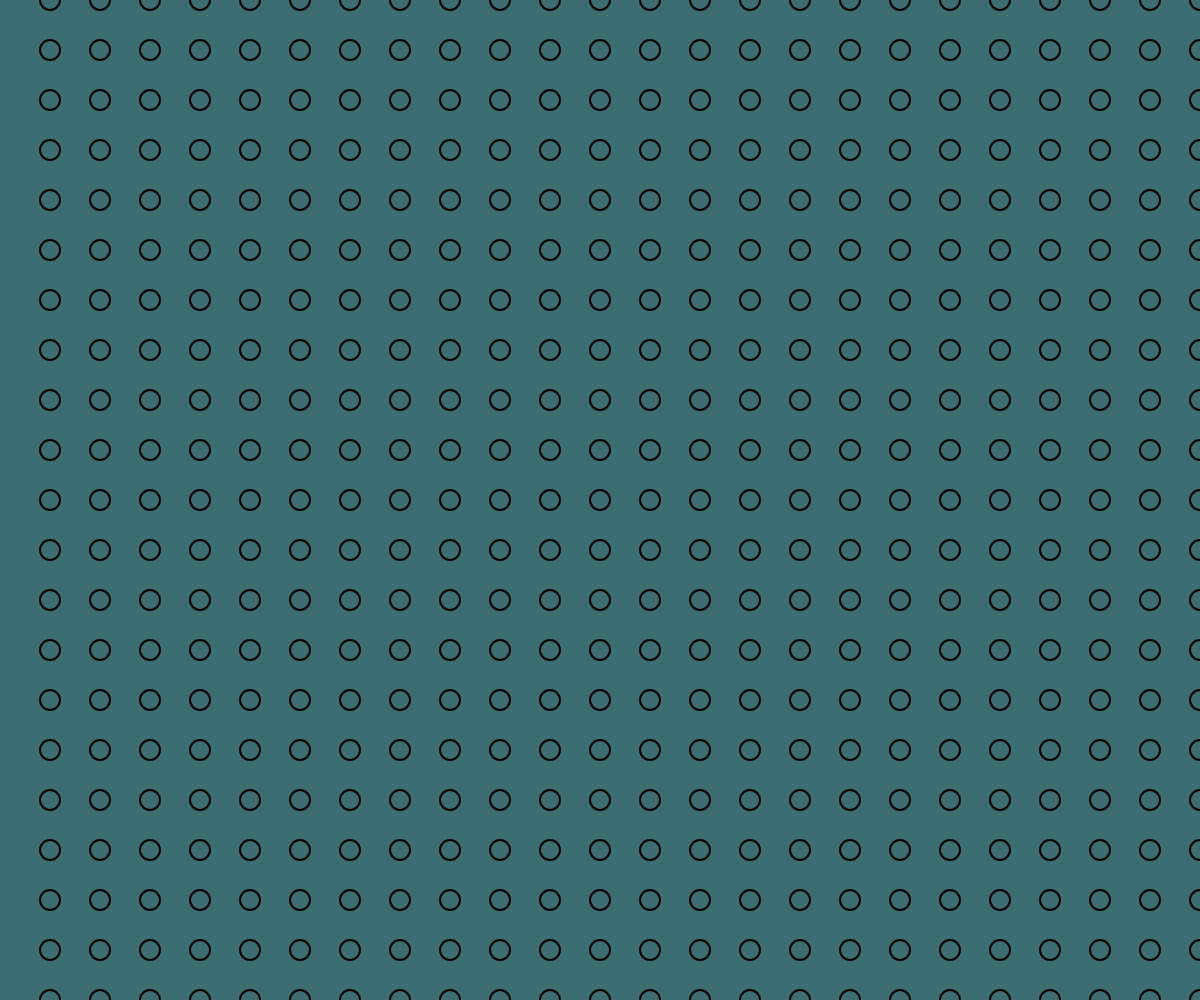
Frame 1 (no input)
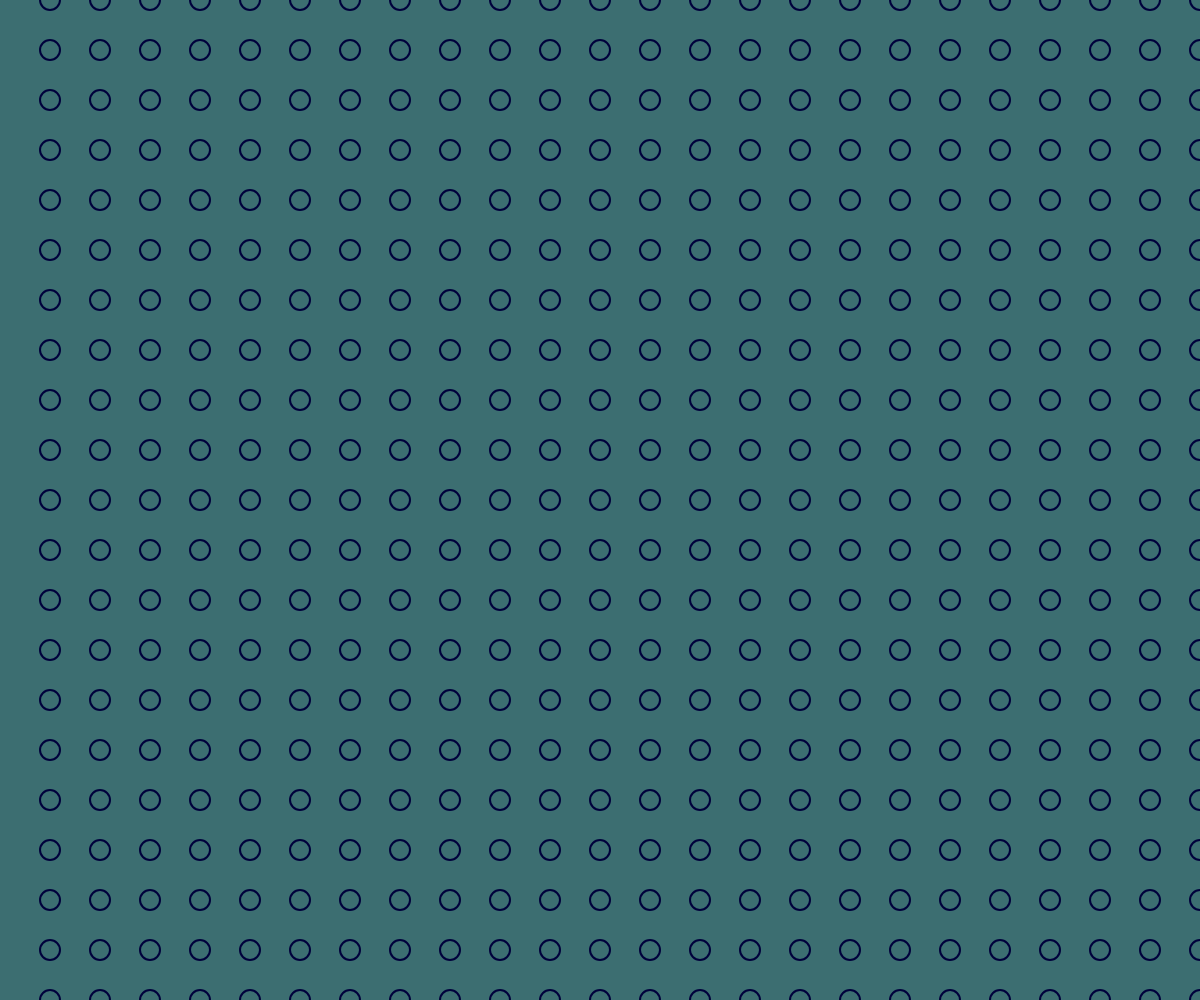
Frame 60 (no input)
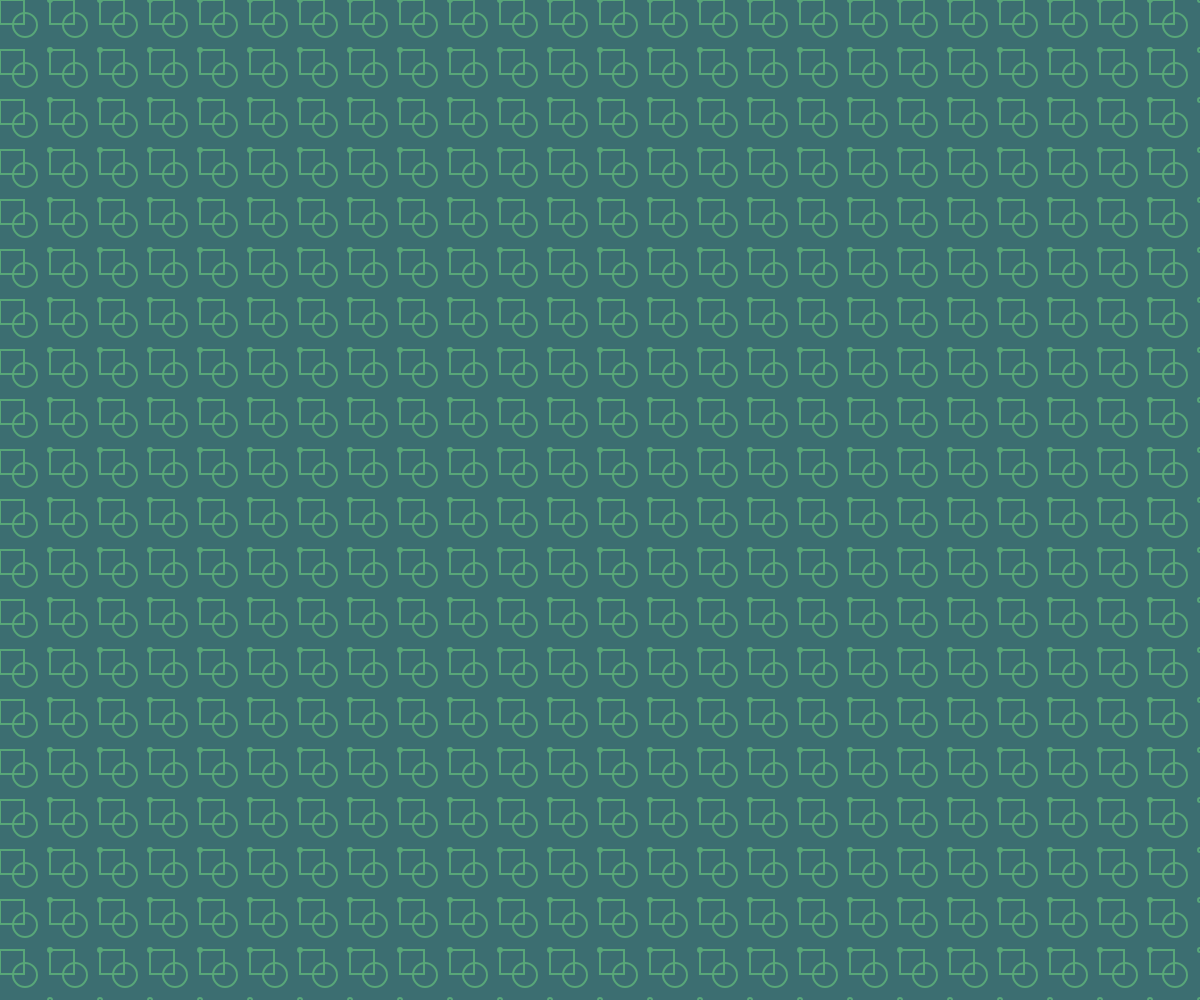
Frame 120 (the mouse pressed at the canvas centre since frame 60)

The p5.js sketch that drew these frames (run headless with seeded random() and noise() and a simulated clock; from frame 60 on, the mouse is pressed at the canvas centre):

// p5.js sketch
// ── sketch.js

function setup() {
  createCanvas(windowWidth, windowHeight);
  background(255)
}

function draw() {
  background('#3c6e71');
  stroke(mouseX%256,mouseY/3,frameCount%256)
  strokeWeight(2)
  noFill()
  for(var j=-1;j<int(height/(50));j++)
  {
  for(var i=0;i<int(width/50);i++)
  {
    ellipse(25+(i*50),25+(j*50),mouseX/25)
    rect(0+(i*50),0+(j*50),mouseX/25)
    ellipse(50+(i*50),50+(j*50),-20+mouseX/25)
  }
}
}
